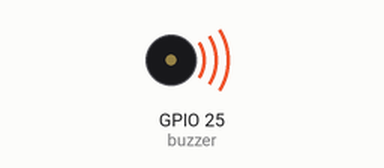
Recording of a sketch running on a simulated ESP32. On the bench: buzzer (waves = sounding).

Above: at 0.12 s.
Timing chart, 0 to 3.0 s (numbered marks = the images above):
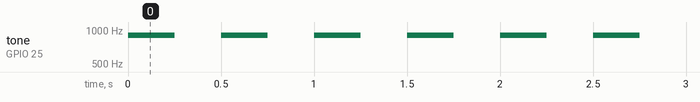

The sketch:

Buzzer.ino
```cpp
#include <ESP32Tone.h>
#define buzzer 25

void setup() {
  pinMode(buzzer,OUTPUT);
}

void loop() {
  //parameters: pin, freqency, delay, channel
  tone(buzzer,900,250,0);
  tone(buzzer,0,250,0);
}
```

Measured:
- by itself, tone on GPIO 25 (buzzer): alternates 900 Hz for 0.25 s and silent for 0.25 s
